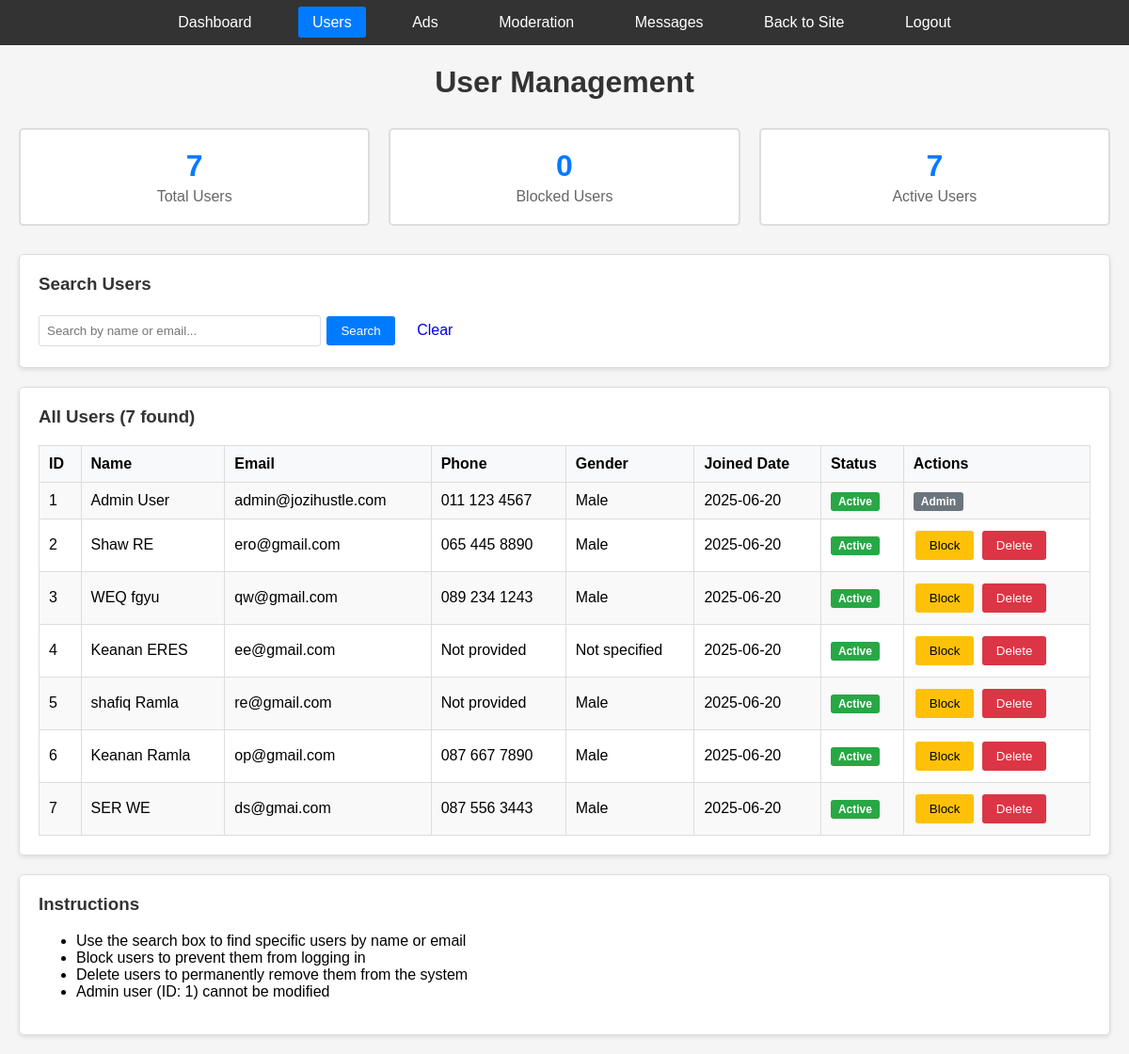
The page /admin/users.php (signed in) on the database its author committed.
### tables this page shows
CREATE TABLE `users` (
  `id` int(11) NOT NULL,
  `name` varchar(50) DEFAULT NULL,
  `surname` varchar(50) DEFAULT NULL,
  `email` varchar(100) DEFAULT NULL,
  `phone` varchar(15) DEFAULT NULL,
  `gender` enum('Male','Female','Other') DEFAULT NULL,
  `dob` date DEFAULT NULL,
  `password` varchar(255) DEFAULT NULL,
  `created_at` timestamp NOT NULL DEFAULT current_timestamp(),
  `blocked` tinyint(1) DEFAULT 0
);

### admin/users.php (the view, shortened to what this page needs)
<?php
$search = isset($_GET['search']) ? trim($_GET['search']) : '';
if (!empty($search)) {
    $stmt = $pdo->prepare("SELECT * FROM users WHERE name LIKE ? OR surname LIKE ? OR email LIKE ? ORDER BY created_at DESC");
    $stmt->execute(["%$search%", "%$search%", "%$search%"]);
} else {
    $stmt = $pdo->query("SELECT * FROM users ORDER BY created_at DESC");
}
$users = $stmt->fetchAll();
$total_users = count($users);
$blocked_users = 0;
?>
<!DOCTYPE html>
<html lang="en">
<head>
    <link href="admin-styles.css" rel="stylesheet">
</head>
<body>
    <nav class="admin-nav">
        <a href="index.php">Dashboard</a>
        <a href="users.php" class="active">Users</a>
        <a href="ads.php">Ads</a>
        <a href="moderation.php">Moderation</a>
        <a href="messages.php">Messages</a>
        <a href="../index.php">Back to Site</a>
        <a href="../auth/logout.php">Logout</a>
    </nav>
    <div class="container">
        <h1>User Management</h1>
        <div class="stats-row">
            <div class="stat-box">
                <div class="stat-number"><?php echo $total_users; ?></div>
                <div class="stat-label">Total Users</div>
            </div>
            <div class="stat-box">
                <div class="stat-number"><?php echo $blocked_users; ?></div>
                <div class="stat-label">Blocked Users</div>
            </div>
            <div class="stat-box">
                <div class="stat-number"><?php echo $total_users - $blocked_users; ?></div>
                <div class="stat-label">Active Users</div>
            </div>
        </div>
        <div class="card">
            <h3>Search Users</h3>
            <form method="GET">
                <input type="text" name="search" placeholder="Search by name or email..."
                       value="<?php echo htmlspecialchars($search); ?>" class="form-control" style="width: 300px; display: inline-block;">
                <button type="submit" class="btn btn-primary">Search</button>
                <a href="users.php" class="btn btn-secondary">Clear</a>
            </form>
        </div>
        <div class="card">
            <h3>All Users (<?php echo count($users); ?> found)</h3>
            <?php if (empty($users)): ?>
                <p style="text-align: center; color: #666; padding: 20px;">No users found.</p>
            <?php else: ?>
                <table class="simple-table">
                    <tr>
                        <th>ID</th>
                        <th>Name</th>
                        <th>Email</th>
                        <th>Phone</th>
                        <th>Gender</th>
                        <th>Joined Date</th>
                        <th>Status</th>
                        <th>Actions</th>
                    </tr>
                    <?php foreach ($users as $user): ?>
                    <tr>
                        <td><?php echo $user['id']; ?></td>
                        <td><?php echo htmlspecialchars($user['name'] . ' ' . $user['surname']); ?></td>
                        <td><?php echo htmlspecialchars($user['email']); ?></td>
                        <td><?php echo htmlspecialchars($user['phone'] ?? 'Not provided'); ?></td>
                        <td><?php echo htmlspecialchars($user['gender'] ?? 'Not specified'); ?></td>
                        <td><?php echo date('Y-m-d', strtotime($user['created_at'])); ?></td>
                        <td>
                            <span class="badge badge-<?php echo $user['blocked'] ? 'danger' : 'success'; ?>">
                                <?php echo $user['blocked'] ? 'Blocked' : 'Active'; ?>
                            </span>
                        </td>
                        <td>
                            <?php if ($user['id'] != 1):  ?>
                                <?php if ($user['blocked']): ?>
                                    <form method="POST" style="display: inline;">
                                        <input type="hidden" name="user_id" value="<?php echo $user['id']; ?>">
                                        <input type="hidden" name="action" value="unblock">
                                        <button type="submit" class="btn btn-success" onclick="return confirm('Unblock this user?')">
                                            Unblock
                                        </button>
                                    </form>
                                <?php else: ?>
                                    <form method="POST" style="display: inline;">
                                        <button type="submit" class="btn btn-warning" onclick="return confirm('Block this user?')">
                                            Block
                                        </button>
                                    </form>
                                <?php endif; ?>
                                <form method="POST" style="display: inline;">
                                    <button type="submit" class="btn btn-danger" onclick="return confirm('Delete this user? This cannot be undone!')">
                                        Delete
                                    </button>
                                </form>
                            <?php else: ?>
                                <span class="badge badge-secondary">Admin</span>
                            <?php endif; ?>
                        </td>
                    </tr>
                    <?php endforeach; ?>
                </table>
            <?php endif; ?>
        </div>
        <div class="card">
            <h3>Instructions</h3>
            <ul>
                <li>Use the search box to find specific users by name or email</li>
                <li>Block users to prevent them from logging in</li>
                <li>Delete users to permanently remove them from the system</li>
                <li>Admin user (ID: 1) cannot be modified</li>
            </ul>
        </div>
    </div>
</body>
</html>

### admin/admin-styles.css (style rules this page uses)
body { background-color: #f5f5f5; font-family: Arial, sans-serif; margin: 0; padding: 0; }
.admin-nav { background-color: #333; padding: 15px; text-align: center; }
.admin-nav a { color: white; text-decoration: none; margin: 0 15px; padding: 8px 15px; border-radius: 3px; }
.admin-nav a.active { background-color: #007bff; }
.container { max-width: 1200px; margin: 20px auto; padding: 0 20px; }
.card { background: white; border: 1px solid #ddd; border-radius: 5px; padding: 20px; margin-bottom: 20px; box-shadow: 0 2px 5px rgba(0,0,0,0.1); }
.card h3 { margin-top: 0; color: #333; }
.stats-row { display: flex; flex-wrap: wrap; gap: 20px; margin-bottom: 30px; }
.stat-box { background: white; border: 2px solid #ddd; border-radius: 5px; padding: 20px; text-align: center; flex: 1; min-width: 200px; }
.stat-number { font-size: 2em; font-weight: bold; color: #007bff; }
.stat-label { color: #666; margin-top: 5px; }
.simple-table { width: 100%; border-collapse: collapse; background: white; }
.simple-table th, .simple-table td { border: 1px solid #ddd; padding: 10px; text-align: left; }
.simple-table th { background-color: #f8f9fa; font-weight: bold; }
.simple-table tr:nth-child(even) { background-color: #f9f9f9; }
.btn { padding: 8px 15px; border: none; border-radius: 3px; cursor: pointer; text-decoration: none; display: inline-block; margin: 2px; }
.btn-primary { background-color: #007bff; color: white; }
.btn-danger { background-color: #dc3545; color: white; }
.btn-warning { background-color: #ffc107; color: black; }
.badge { padding: 3px 8px; border-radius: 3px; font-size: 12px; font-weight: bold; }
.badge-success { background-color: #28a745; color: white; }
.badge-secondary { background-color: #6c757d; color: white; }
h1 { color: #333; text-align: center; margin-bottom: 30px; }
.form-control { width: 100%; padding: 8px; border: 1px solid #ddd; border-radius: 3px; box-sizing: border-box; }

### rows shown on the page
users: id "1", name+surname "Admin User", email "admin@jozihustle.com", phone "011 123 4567", gender "Male", created_at "2025-06-20", blocked "Active"
users: id "2", name+surname "Shaw RE", email "ero@gmail.com", phone "065 445 8890", gender "Male", created_at "2025-06-20", blocked "Active"
users: id "3", name+surname "WEQ fgyu", email "qw@gmail.com", phone "089 234 1243", gender "Male", created_at "2025-06-20", blocked "Active"
users: id "4", name+surname "Keanan ERES", email "ee@gmail.com", phone "Not provided", gender "Not specified", created_at "2025-06-20", blocked "Active"
users: id "5", name+surname "shafiq Ramla", email "re@gmail.com", phone "Not provided", gender "Male", created_at "2025-06-20", blocked "Active"
users: id "6", name+surname "Keanan Ramla", email "op@gmail.com", phone "087 667 7890", gender "Male", created_at "2025-06-20", blocked "Active"
users: id "7", name+surname "SER WE", email "ds@gmai.com", phone "087 556 3443", gender "Male", created_at "2025-06-20", blocked "Active"

### other values the page prints
$total_users "7"
$blocked_users "0"
$total_users - $blocked_users "7"
count($users) "7"
